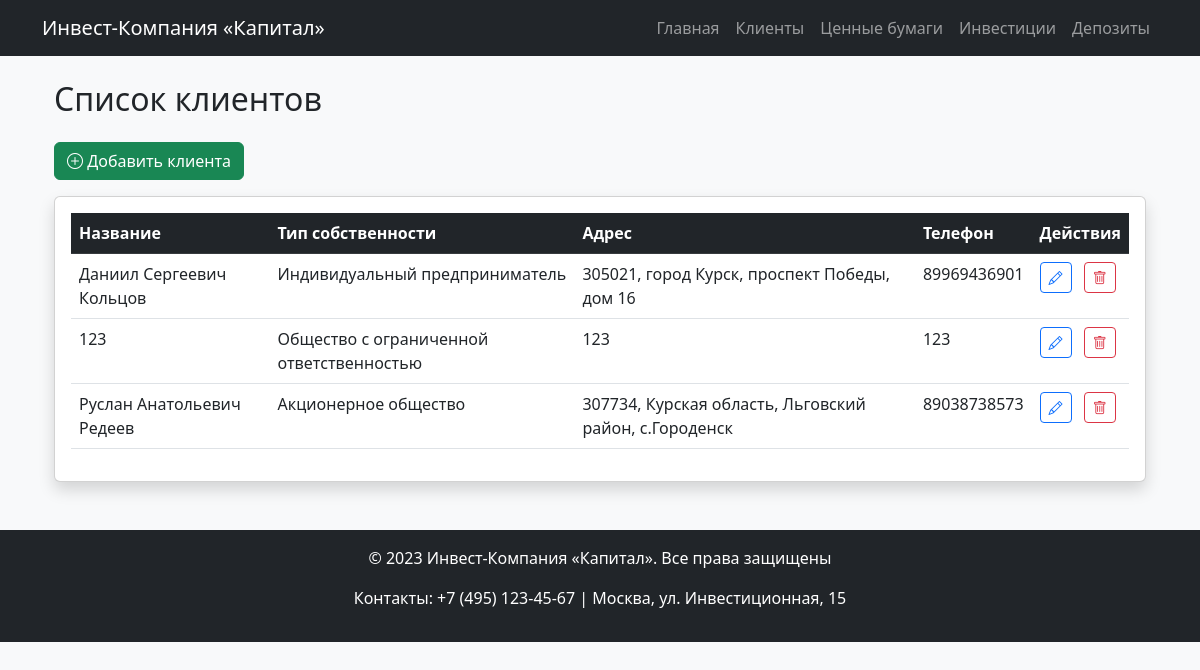
/clients/, run on the app's committed database.
### core/models.py (models this page shows, shortened)
class Client(models.Model):
    OWNERSHIP_TYPES = (
        ('ООО', 'Общество с ограниченной ответственностью'),
        ('ИП', 'Индивидуальный предприниматель'),
        ('АО', 'Акционерное общество'),
    )
    name = models.CharField('Название', max_length=255)
    ownership_type = models.CharField(
        'Тип собственности',
        max_length=50,
        choices=OWNERSHIP_TYPES
    )
    address = models.TextField('Адрес')
    phone = models.CharField('Телефон', max_length=20)

### core/views.py (the view)
# urls.py: path('clients/', views.ClientListView.as_view(), name='client_list'),
class ClientListView(ListView):
    model = Client
    template_name = 'clients/list.html'
    context_object_name = 'clients'
    paginate_by = 20  # Пагинация на 20 элементов

### templates/clients/list.html (shortened to what this page needs)
{% extends 'base.html' %}
{% block content %}
<div class="container mt-4">
    <h2 class="mb-4">Список клиентов</h2>
    <a href="{% url 'client_create' %}" class="btn btn-success mb-3">
        <i class="bi bi-plus-circle"></i> Добавить клиента
    </a>
    <div class="card shadow">
        <div class="card-body">
            <table class="table table-hover">
                <thead class="table-dark">
                    <tr>
                        <th>Название</th>
                        <th>Тип собственности</th>
                        <th>Адрес</th>
                        <th>Телефон</th>
                        <th>Действия</th>
                    </tr>
                </thead>
                <tbody>
                    {% for client in clients %}
                    <tr>
                        <td>{{ client.name }}</td>
                        <td>{{ client.get_ownership_type_display }}</td>
                        <td>{{ client.address }}</td>
                        <td>{{ client.phone }}</td>
                        <td>
                            <a href="{% url 'client_update' client.pk %}"
                               class="btn btn-sm btn-outline-primary me-2">
                               <i class="bi bi-pencil"></i>
                            </a>
                            <a href="{% url 'client_delete' client.pk %}"
                               class="btn btn-sm btn-outline-danger">
                               <i class="bi bi-trash"></i>
                            </a>
                        </td>
                    </tr>
                    {% empty %}
                    <tr>
                        <td colspan="5" class="text-center">Нет клиентов</td>
                    </tr>
                    {% endfor %}
                </tbody>
            </table>
        </div>
    </div>
</div>
{% endblock %}

### data on the page
Client: name "Даниил Сергеевич Кольцов", ownership_type "Индивидуальный предприниматель", address "305021, город Курск, проспект Победы, дом 16", phone "89969436901"
Client: name "123", ownership_type "Общество с ограниченной ответственностью", address "123", phone "123"
Client: name "Руслан Анатольевич Редеев", ownership_type "Акционерное общество", address "307734, Курская область, Льговский район, с.Городенск", phone "89038738573"
